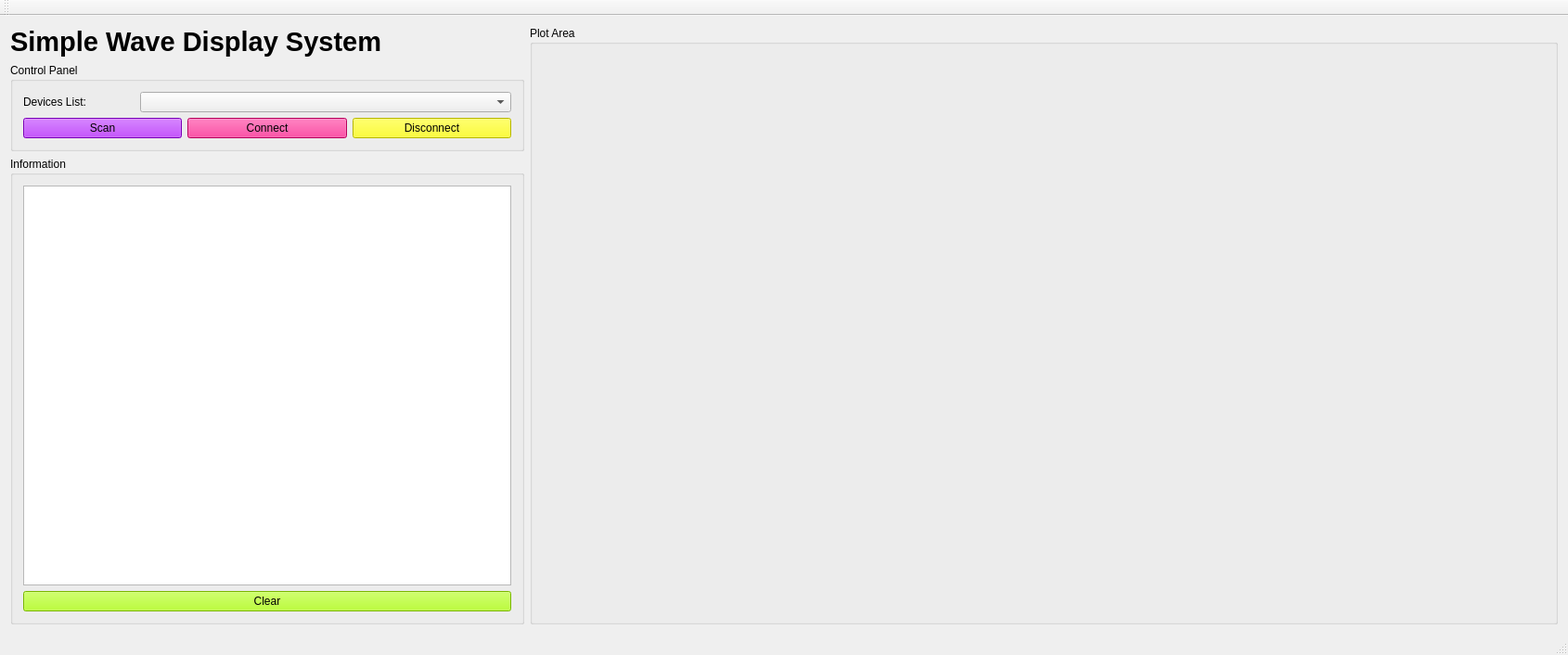
<?xml version="1.0" encoding="UTF-8"?>
<ui version="4.0">
 <class>MainWindow</class>
 <widget class="QMainWindow" name="MainWindow">
  <property name="geometry">
   <rect>
    <x>0</x>
    <y>0</y>
    <width>1560</width>
    <height>690</height>
   </rect>
  </property>
  <property name="windowTitle">
   <string>MainWindow</string>
  </property>
  <widget class="QWidget" name="centralWidget">
   <layout class="QVBoxLayout" name="verticalLayout_3">
    <item>
     <layout class="QHBoxLayout" name="horizontalLayout">
      <item>
       <layout class="QVBoxLayout" name="verticalLayout_4">
        <item>
         <widget class="QLabel" name="label_7">
          <property name="text">
           <string>&lt;html&gt;&lt;head/&gt;&lt;body&gt;&lt;p&gt;&lt;span style=&quot; font-size:22pt; font-weight:600;&quot;&gt;Simple Wave Display System&lt;/span&gt;&lt;/p&gt;&lt;/body&gt;&lt;/html&gt;</string>
          </property>
         </widget>
        </item>
        <item>
         <widget class="QGroupBox" name="groupBox">
          <property name="styleSheet">
           <string notr="true"/>
          </property>
          <property name="title">
           <string>Control Panel</string>
          </property>
          <layout class="QVBoxLayout" name="verticalLayout">
           <item>
            <layout class="QHBoxLayout" name="horizontalLayout_2">
             <item>
              <widget class="QLabel" name="label_6">
               <property name="minimumSize">
                <size>
                 <width>120</width>
                 <height>0</height>
                </size>
               </property>
               <property name="maximumSize">
                <size>
                 <width>120</width>
                 <height>16777215</height>
                </size>
               </property>
               <property name="text">
                <string>Devices List:</string>
               </property>
              </widget>
             </item>
             <item>
              <widget class="QComboBox" name="deviceBox">
               <property name="minimumSize">
                <size>
                 <width>400</width>
                 <height>0</height>
                </size>
               </property>
               <property name="maximumSize">
                <size>
                 <width>400</width>
                 <height>16777215</height>
                </size>
               </property>
              </widget>
             </item>
            </layout>
           </item>
           <item>
            <layout class="QHBoxLayout" name="horizontalLayout_3">
             <item>
              <widget class="QPushButton" name="button_scanDevice">
               <property name="styleSheet">
                <string notr="true">background-color: rgb(170, 0, 255);

</string>
               </property>
               <property name="text">
                <string>Scan</string>
               </property>
              </widget>
             </item>
             <item>
              <widget class="QPushButton" name="button_startDevice">
               <property name="styleSheet">
                <string notr="true">background-color: rgb(255, 0, 127);</string>
               </property>
               <property name="text">
                <string>Connect</string>
               </property>
              </widget>
             </item>
             <item>
              <widget class="QPushButton" name="button_stopDevice">
               <property name="styleSheet">
                <string notr="true">background-color: rgb(255, 255, 0);</string>
               </property>
               <property name="text">
                <string>Disconnect</string>
               </property>
              </widget>
             </item>
            </layout>
           </item>
          </layout>
          <zorder>layoutWidget</zorder>
          <zorder>layoutWidget</zorder>
         </widget>
        </item>
        <item>
         <widget class="QGroupBox" name="groupBox_2">
          <property name="styleSheet">
           <string notr="true"/>
          </property>
          <property name="title">
           <string>Information</string>
          </property>
          <layout class="QVBoxLayout" name="verticalLayout_2">
           <item>
            <widget class="QTextBrowser" name="textBrowser">
             <property name="minimumSize">
              <size>
               <width>0</width>
               <height>0</height>
              </size>
             </property>
             <property name="styleSheet">
              <string notr="true">font: 7pt &quot;Consolas&quot;;</string>
             </property>
            </widget>
           </item>
           <item>
            <widget class="QPushButton" name="pushButton_clearBrower">
             <property name="styleSheet">
              <string notr="true">background-color: rgb(170, 255, 0);</string>
             </property>
             <property name="text">
              <string>Clear</string>
             </property>
            </widget>
           </item>
          </layout>
         </widget>
        </item>
       </layout>
      </item>
      <item>
       <widget class="QGroupBox" name="groupBox_3">
        <property name="title">
         <string>Plot Area</string>
        </property>
        <layout class="QHBoxLayout" name="horizontalLayout_4">
         <item>
          <widget class="QCustomPlot" name="plot" native="true">
           <property name="minimumSize">
            <size>
             <width>1080</width>
             <height>600</height>
            </size>
           </property>
           <property name="maximumSize">
            <size>
             <width>1080</width>
             <height>600</height>
            </size>
           </property>
          </widget>
         </item>
        </layout>
       </widget>
      </item>
     </layout>
    </item>
   </layout>
  </widget>
  <widget class="QMenuBar" name="menuBar">
   <property name="geometry">
    <rect>
     <x>0</x>
     <y>0</y>
     <width>1560</width>
     <height>26</height>
    </rect>
   </property>
  </widget>
  <widget class="QToolBar" name="mainToolBar">
   <attribute name="toolBarArea">
    <enum>TopToolBarArea</enum>
   </attribute>
   <attribute name="toolBarBreak">
    <bool>false</bool>
   </attribute>
  </widget>
  <widget class="QStatusBar" name="statusBar"/>
 </widget>
 <layoutdefault spacing="6" margin="11"/>
 <customwidgets>
  <customwidget>
   <class>QCustomPlot</class>
   <extends>QWidget</extends>
   <header>qcustomplot.h</header>
   <container>1</container>
  </customwidget>
 </customwidgets>
 <resources/>
 <connections/>
</ui>
